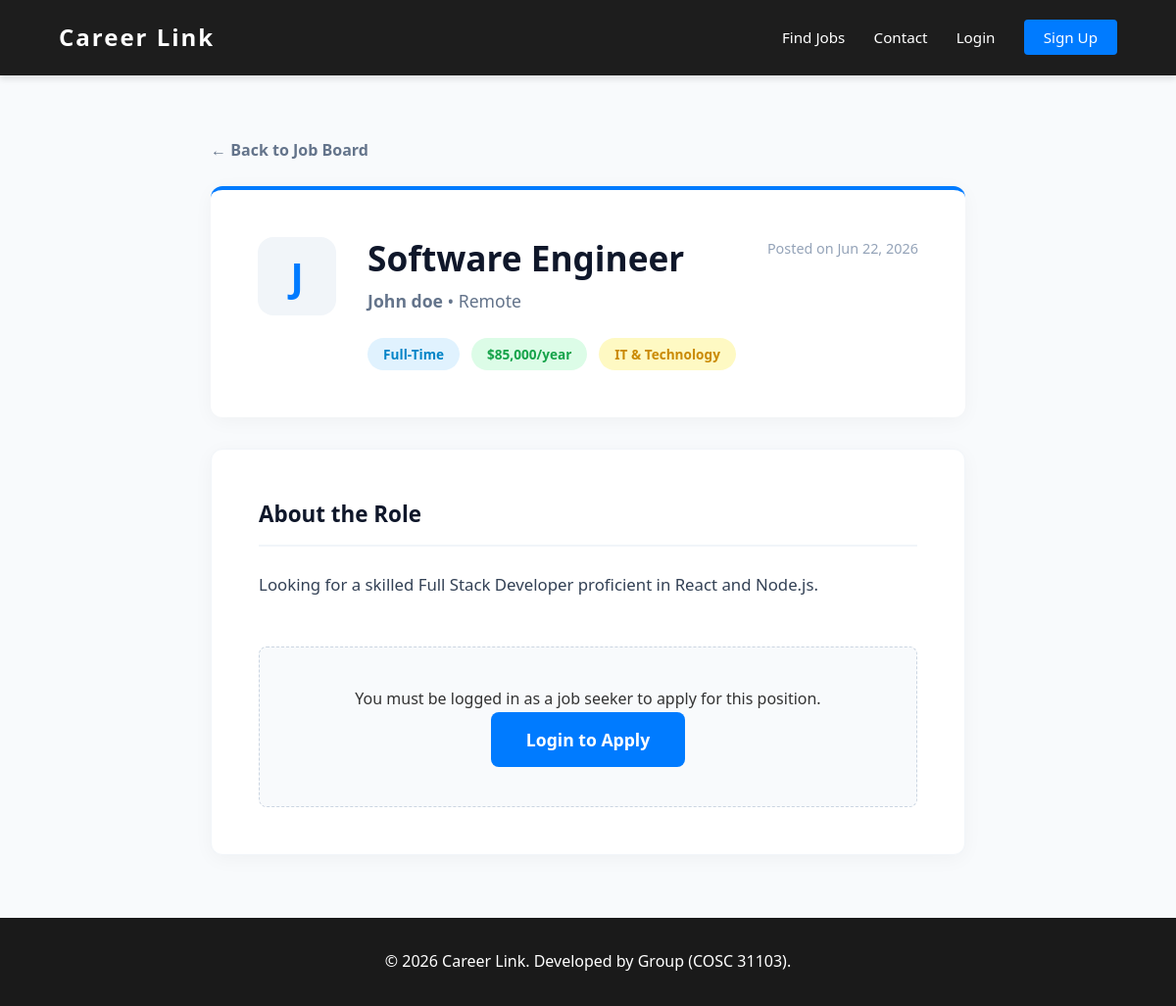
Screenshot of /jobs/details.php?id=68 with the database file from the repository.
### tables this page shows
CREATE TABLE `jobs` (
  `id` int(11) NOT NULL,
  `employer_id` int(11) NOT NULL,
  `title` varchar(255) NOT NULL,
  `category` varchar(100) NOT NULL,
  `location` varchar(100) NOT NULL,
  `salary` varchar(100) NOT NULL,
  `job_type` enum('Full-Time','Part-Time','Internship','Contract') NOT NULL,
  `description` text NOT NULL,
  `status` enum('pending','approved','rejected') DEFAULT 'pending',
  `created_at` timestamp NOT NULL DEFAULT current_timestamp()
);

CREATE TABLE `users` (
  `id` int(11) NOT NULL,
  `name` varchar(100) NOT NULL,
  `email` varchar(100) NOT NULL,
  `password` varchar(255) NOT NULL,
  `role` enum('seeker','employer','admin') NOT NULL,
  `created_at` timestamp NOT NULL DEFAULT current_timestamp()
);

### jobs/details.php (the view, shortened to what this page needs)
<?php
require_once '../config/db_connect.php';
$job_id = isset($_GET['id']) ? filter_var($_GET['id'], FILTER_VALIDATE_INT) : null;
$stmt = $pdo->prepare("
    SELECT jobs.*, users.name AS employer_name, users.email AS employer_email
    FROM jobs
    JOIN users ON jobs.employer_id = users.id
    WHERE jobs.id = ? AND jobs.status = 'approved'
");
$stmt->execute([$job_id]);
$job = $stmt->fetch();
include '../includes/header.php';
?>
<main class="job-details-wrapper">
    <a href="index.php" style="color: #64748b; text-decoration: none; font-weight: 600; display: inline-block; margin-bottom: 1.5rem;">&larr; Back to Job Board</a>
    <div class="job-header-card">
        <div class="company-logo-large"><?php echo strtoupper(substr(htmlspecialchars($job['employer_name']), 0, 1)); ?></div>
        <div class="job-header-info">
            <h2><?php echo htmlspecialchars($job['title']); ?></h2>
            <div class="job-header-meta">
                <strong><?php echo htmlspecialchars($job['employer_name']); ?></strong> &bull; <?php echo htmlspecialchars($job['location']); ?>
            </div>
            <div class="badge-container">
                <span class="job-tag tag-type"><?php echo htmlspecialchars($job['job_type']); ?></span>
                <span class="job-tag tag-salary"><?php echo htmlspecialchars($job['salary']); ?></span>
                <span class="job-tag tag-category"><?php echo htmlspecialchars($job['category']); ?></span>
            </div>
        </div>
        <div class="job-action-top">
            <span class="date-posted">Posted on <?php echo date('M d, Y', strtotime($job['created_at'])); ?></span>
        </div>
    </div>
    <div class="job-content-card">
        <h3>About the Role</h3>
        <div class="job-description-text"><?php echo htmlspecialchars($job['description']); ?></div>
        <?php if(isset($_SESSION['user_id']) && $_SESSION['role'] === 'seeker'): ?>
            <div style="margin-top: 3rem; text-align: center; padding-top: 2rem; border-top: 1px solid #f1f5f9;">
                <a href="apply.php?id=<?php echo $job['id']; ?>" class="btn-apply-main" style="padding: 16px 40px; font-size: 1.2rem;">Apply for this Job</a>
            </div>
        <?php elseif(!isset($_SESSION['user_id'])): ?>
            <div class="login-prompt-box">
                <p>You must be logged in as a job seeker to apply for this position.</p>
                <a href="../auth/login.php" class="btn-apply-main">Login to Apply</a>
            </div>
        <?php endif; ?>
    </div>
</main>
<?php include '../includes/footer.php'; ?>

### assets/css/style.css (style rules this page uses)
:root { --primary-color: #007bff; --secondary-color: #ff9800; --text-dark: #333333; --text-light: #666666; --bg-light: #f4f7f6; --white: #ffffff; --border-radius: 4px; --box-shadow: 0 4px 6px rgba(0,0,0,0.1); }
* { margin: 0; padding: 0; box-sizing: border-box; font-family: 'Segoe UI', Tahoma, Geneva, Verdana, sans-serif; }
body { background-color: var(--bg-light); color: var(--text-dark); line-height: 1.6; display: flex; flex-direction: column; min-height: 100vh; }

### jobs/details.php (style rules this page uses)
body { background-color: #f8fafc; }
.job-details-wrapper { padding: 4rem 5%; max-width: 1000px; margin: auto; min-height: 75vh; }
.job-header-card { background: var(--white); padding: 3rem; border-radius: 12px; box-shadow: 0 4px 20px rgba(0,0,0,0.04); border-top: 4px solid var(--primary-color); margin-bottom: 2rem; display: flex; gap: 2rem; align-items: flex-start; flex-wrap: wrap; }
.company-logo-large { width: 80px; height: 80px; border-radius: 16px; background: #f1f5f9; color: var(--primary-color); font-size: 2.5rem; font-weight: 800; display: flex; align-items: center; justify-content: center; flex-shrink: 0; }
.job-header-info { flex: 1; min-width: 280px; }
.job-header-info h2 { font-size: 2.2rem; color: #0f172a; margin-bottom: 0.5rem; font-weight: 800; line-height: 1.2; }
.job-header-meta { font-size: 1.1rem; color: #64748b; margin-bottom: 1.5rem; }
.badge-container { display: flex; gap: 12px; flex-wrap: wrap; }
.job-tag { padding: 6px 16px; border-radius: 20px; font-size: 0.85rem; font-weight: 700; }
.tag-type { background: #e0f2fe; color: #0284c7; }
.tag-salary { background: #dcfce7; color: #16a34a; }
.tag-category { background: #fef9c3; color: #ca8a04; }
.job-action-top { display: flex; flex-direction: column; align-items: flex-end; gap: 10px; }
.date-posted { font-size: 0.9rem; color: #94a3b8; font-weight: 500; }
.btn-apply-main { background: var(--primary-color); color: white; padding: 14px 36px; border-radius: 8px; font-size: 1.1rem; font-weight: 700; text-decoration: none; display: inline-block; transition: all 0.3s ease; }
.job-content-card { background: var(--white); padding: 3rem; border-radius: 12px; box-shadow: 0 4px 20px rgba(0,0,0,0.04); border: 1px solid #f1f5f9; }
.job-content-card h3 { font-size: 1.4rem; color: #0f172a; margin-bottom: 1.5rem; border-bottom: 2px solid #f1f5f9; padding-bottom: 0.8rem; font-weight: 700; }
.job-description-text { font-size: 1.05rem; line-height: 1.8; color: #334155; white-space: pre-wrap; }
.login-prompt-box { background: #f8fafc; padding: 2.5rem; border-radius: 8px; text-align: center; border: 1px dashed #cbd5e1; margin-top: 3rem; }

### rows the page displays
jobs: employer.name "J", title "Software Engineer", employer.name "John doe", location "Remote", job_type "Full-Time", salary "$85,000/year", category "IT & Technology", created_at "Jun 22, 2026", description "Looking for a skilled Full Stack Developer proficient in React and Node.js."
